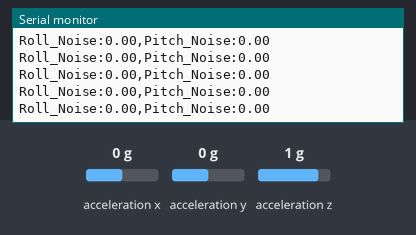
The sketch below on a simulated Arduino Uno, built with avr-gcc and run on an emulated ATmega328P. On the bench: the last lines printed to the serial monitor. Wiring (inferred from the names in the program): MPU-6050 motion sensor at I2C address 0x68. The inputs (shaded band) are chosen by the test bench; at power-on: acceleration x 0 g, acceleration y 0 g, acceleration z 1 g.

Above: at 3.7 s.
3.8 s: acceleration x set to 0.8 g
At 4.8 s:
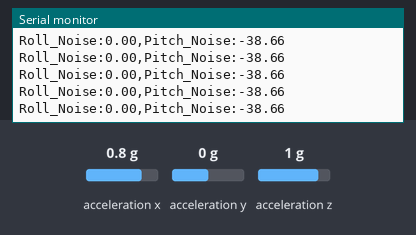
6.8 s: acceleration y set to 0.8 g
At 7.8 s:
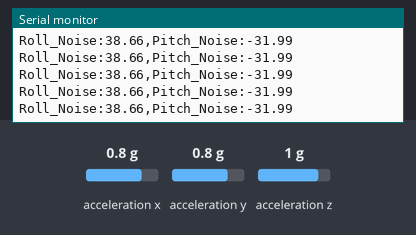
9.8 s: acceleration x set to -1.4 g
At 10.8 s:
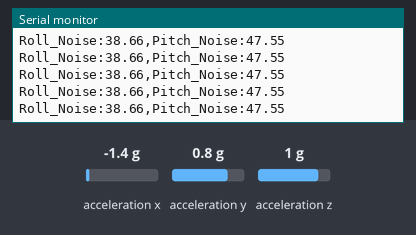
12.8 s: acceleration z set to -1.4 g
At 13.9 s:
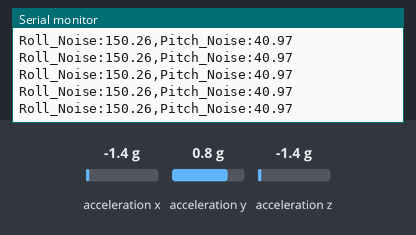
Timing chart, 0 to 15.3 s (numbered marks = the images above; inputs shaded):
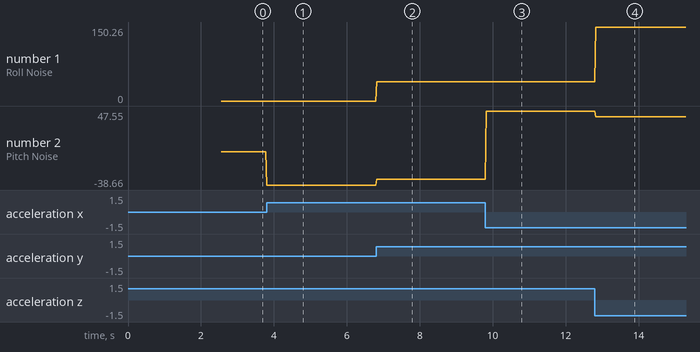

Measured:
- after the input at 3.8 s, the serial monitor: prints a new line at once (image 1)
- after the input at 6.8 s, the serial monitor: prints a new line at once (image 2)
- after the input at 9.8 s, the serial monitor: prints a new line at once (image 3)
- after the input at 12.8 s, the serial monitor: prints a new line at once (image 4)
- plotted number 1: 0 → 38.66 after the input at 6.8 s, 38.66 → 150.26 after the input at 12.8 s
- plotted number 2: 0 → -38.66 after the input at 3.8 s, -38.66 → -31.99 after the input at 6.8 s, -31.99 → 47.55 after the input at 9.8 s, 47.55 → 40.97 after the input at 12.8 s

The sketch:

6.1.ino
```cpp
#include <Wire.h>
#include <math.h>

const int MPU_ADDR = 0x68;

int16_t raw_accel_x, raw_accel_y, raw_accel_z;
float ax, ay, az;

// Biến lưu trữ Offset của góc
float roll_offset = 0;
float pitch_offset = 0;

void setup() {
  Serial.begin(115200);
  Wire.begin();

  // Đánh thức MPU6050
  Wire.beginTransmission(MPU_ADDR);
  Wire.write(0x6B);
  Wire.write(0);
  Wire.endTransmission(true);

  // --- TỰ ĐỘNG TÍNH OFFSET (ZERO HÓA) ---
  int num_samples = 500;
  float sum_roll = 0;
  float sum_pitch = 0;

  // Bỏ qua 100 mẫu đầu để module ổn định
  for(int i = 0; i < 100; i++) {
    readAccelData();
    delay(3);
  }

  // Thu thập 500 mẫu ở trạng thái tĩnh
  for(int i = 0; i < num_samples; i++) {
    readAccelData();
    float roll_raw = atan2(ay, az) * 180.0 / PI;
    float pitch_raw = atan2(-ax, sqrt(ay * ay + az * az)) * 180.0 / PI;

    sum_roll += roll_raw;
    sum_pitch += pitch_raw;
    delay(3);
  }

  roll_offset = sum_roll / num_samples;
  pitch_offset = sum_pitch / num_samples;

  // Lưu ý: Không in text (chữ) ra Serial nữa để Serial Plotter không bị lỗi đồ thị
}

// Hàm đọc dữ liệu gia tốc thô và quy đổi sang g
void readAccelData() {
  Wire.beginTransmission(MPU_ADDR);
  Wire.write(0x3B);
  Wire.endTransmission(false);
  Wire.requestFrom(MPU_ADDR, 6, true);

  raw_accel_x = Wire.read() << 8 | Wire.read();
  raw_accel_y = Wire.read() << 8 | Wire.read();
  raw_accel_z = Wire.read() << 8 | Wire.read();

  ax = raw_accel_x / 16384.0;
  ay = raw_accel_y / 16384.0;
  az = raw_accel_z / 16384.0;
}

void loop() {
  readAccelData();

  // Tính góc thô từ Accelerometer
  float roll_raw = atan2(ay, az) * 180.0 / PI;
  float pitch_raw = atan2(-ax, sqrt(ay * ay + az * az)) * 180.0 / PI;

  // TRỪ ĐI OFFSET (ÉP VỀ 0.00 ĐỘ)
  float roll_cal = roll_raw - roll_offset;
  float pitch_cal = pitch_raw - pitch_offset;

  // Xuất dữ liệu liên tục theo định dạng của Serial Plotter
  Serial.print("Roll_Noise:"); Serial.print(roll_cal); Serial.print(",");
  Serial.print("Pitch_Noise:"); Serial.println(pitch_cal);

  delay(20); // Lấy mẫu với tần số 50Hz để vẽ đồ thị mượt mà
}
```
